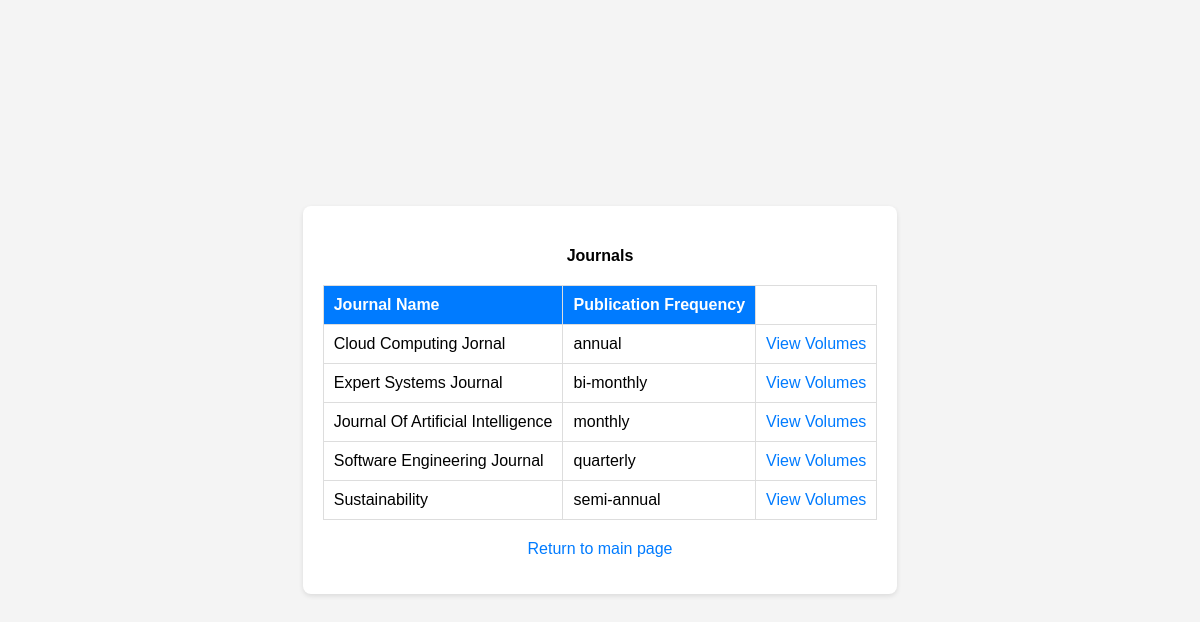
Page /PhpProject1/allJournals.php on the committed database.
### tables this page shows
CREATE TABLE `journal` (
  `name` varchar(100) NOT NULL,
  `frequency` enum('monthly','bi-monthly','quarterly','semi-annual','annual') DEFAULT NULL
);

### PhpProject1/allJournals.php (the view, shortened to what this page needs)
<!DOCTYPE html>
<html lang="en">
    <head>
    </head>
    <body>
        <div class="container">
            <?php
            include "connection.php";
            $sql = "SELECT name, frequency FROM journal ORDER BY name";
            $result = mysqli_query($conn, $sql);
            ?>
            <h4>Journals</h4>
            <table border="2" cellspacing="2" cellpadding="2">
                <tr>
                    <th>Journal Name</th>
                    <th>Publication Frequency</th>
                </tr>
<?php
while ($row = mysqli_fetch_assoc($result)) {
    $name = htmlspecialchars($row["name"]);
    $frequency = htmlspecialchars($row["frequency"]);
    ?>
                    <tr>
                        <td><?php echo $name; ?></td>
                        <td><?php echo $frequency; ?></td>
                        <td>
                            <a href="journalVolumes.php?name=<?php echo urlencode($name); ?>">View Volumes</a>
                        </td>
                    </tr>
    <?php
}
?>
            </table>
            <p>
                <a href="./">Return to main page</a>
            </p>
    </body>
</html>

### PhpProject1/allJournals.php (style rules this page uses)
body { font-family: Arial, sans-serif; background-color: #f4f4f4; margin: 0; padding: 0; display: flex; justify-content: center; align-items: center; height: 100vh; }
.container { background-color: #fff; border-radius: 8px; box-shadow: 0 2px 5px rgba(0, 0, 0, 0.1); padding: 20px; text-align: center; }
h4 { margin-bottom: 20px; }
table { width: 100%; border-collapse: collapse; margin-bottom: 20px; }
table, th, td { border: 1px solid #ddd; }
th, td { padding: 10px; text-align: left; }
th { background-color: #007bff; color: #fff; }
a { color: #007bff; text-decoration: none; }
p { margin-top: 20px; }

### rows in the picture
journal: name "Cloud Computing Jornal", frequency "annual"
journal: name "Expert Systems Journal", frequency "bi-monthly"
journal: name "Journal Of Artificial Intelligence", frequency "monthly"
journal: name "Software Engineering Journal", frequency "quarterly"
journal: name "Sustainability", frequency "semi-annual"
